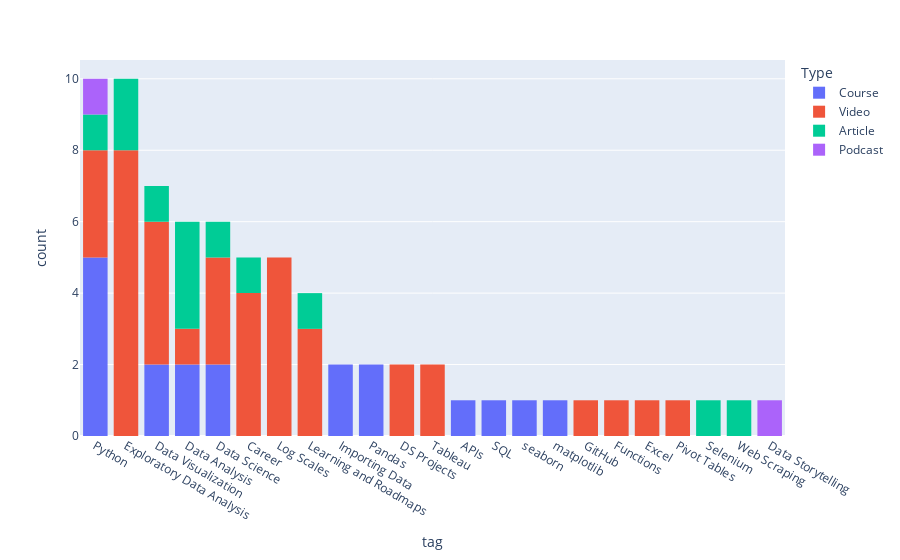

Here is the notebook cell this chart was saved with:
### Code cell
px.histogram(tag_count, x="tag", color="Type").update_xaxes(categoryorder="total descending")

### Figure 1 — Plotly figure (JSON) as saved in the notebook; plotly's stock layout.template omitted (floating-point values rounded to 4 significant figures)
{"data": [{"alignmentgroup": "True", "bingroup": "x", "hovertemplate": "Type=Course<br>tag=%{x}<br>count=%{y}<extra></extra>", "legendgroup": "Course", "marker": {"color": "#636efa", "pattern": {"shape": ""}}, "name": "Course", "offsetgroup": "Course", "orientation": "v", "showlegend": true, "type": "histogram", "x": ["APIs", "Importing Data", "Data Analysis", "Data Analysis", "Pandas", "Importing Data", "Pandas", "Data Science", "Data Science", "Python", "Python", "Python", "Data Visualization", "Data Visualization", "Python", "Python", "SQL", "seaborn", "matplotlib"], "xaxis": "x", "yaxis": "y"}, {"alignmentgroup": "True", "bingroup": "x", "hovertemplate": "Type=Video<br>tag=%{x}<br>count=%{y}<extra></extra>", "legendgroup": "Video", "marker": {"color": "#EF553B", "pattern": {"shape": ""}}, "name": "Video", "offsetgroup": "Video", "orientation": "v", "showlegend": true, "type": "histogram", "x": ["Career", "Data Visualization", "Data Visualization", "Data Analysis", "GitHub", "Exploratory Data Analysis", "Exploratory Data Analysis", "Career", "Career", "Career", "Exploratory Data Analysis", "Log Scales", "Log Scales", "Log Scales", "Data Visualization", "Data Visualization", "Exploratory Data Analysis", "DS Projects", "Learning and Roadmaps", "DS Projects", "Exploratory Data Analysis", "Functions", "Excel", "Data Science", "Data Science", "Data Science", "Exploratory Data Analysis", "Tableau", "Exploratory Data Analysis", "Learning and Roadmaps", "Learning and Roadmaps", "Log Scales", "Log Scales", "Exploratory Data Analysis", "Python", "Python", "Pivot Tables", "Python", "Tableau"], "xaxis": "x", "yaxis": "y"}, {"alignmentgroup": "True", "bingroup": "x", "hovertemplate": "Type=Article<br>tag=%{x}<br>count=%{y}<extra></extra>", "legendgroup": "Article", "marker": {"color": "#00cc96", "pattern": {"shape": ""}}, "name": "Article", "offsetgroup": "Article", "orientation": "v", "showlegend": true, "type": "histogram", "x": ["Data Analysis", "Data Visualization", "Career", "Learning and Roadmaps", "Data Analysis", "Data Analysis", "Exploratory Data Analysis", "Data Science", "Exploratory Data Analysis", "Python", "Selenium", "Web Scraping"], "xaxis": "x", "yaxis": "y"}, {"alignmentgroup": "True", "bingroup": "x", "hovertemplate": "Type=Podcast<br>tag=%{x}<br>count=%{y}<extra></extra>", "legendgroup": "Podcast", "marker": {"color": "#ab63fa", "pattern": {"shape": ""}}, "name": "Podcast", "offsetgroup": "Podcast", "orientation": "v", "showlegend": true, "type": "histogram", "x": ["Python", "Data Storytelling"], "xaxis": "x", "yaxis": "y"}], "layout": {"barmode": "relative", "legend": {"title": {"text": "Type"}, "tracegroupgap": 0}, "margin": {"t": 60}, "xaxis": {"anchor": "y", "categoryorder": "total descending", "domain": [0, 1], "title": {"text": "tag"}}, "yaxis": {"anchor": "x", "domain": [0, 1], "title": {"text": "count"}}}}
